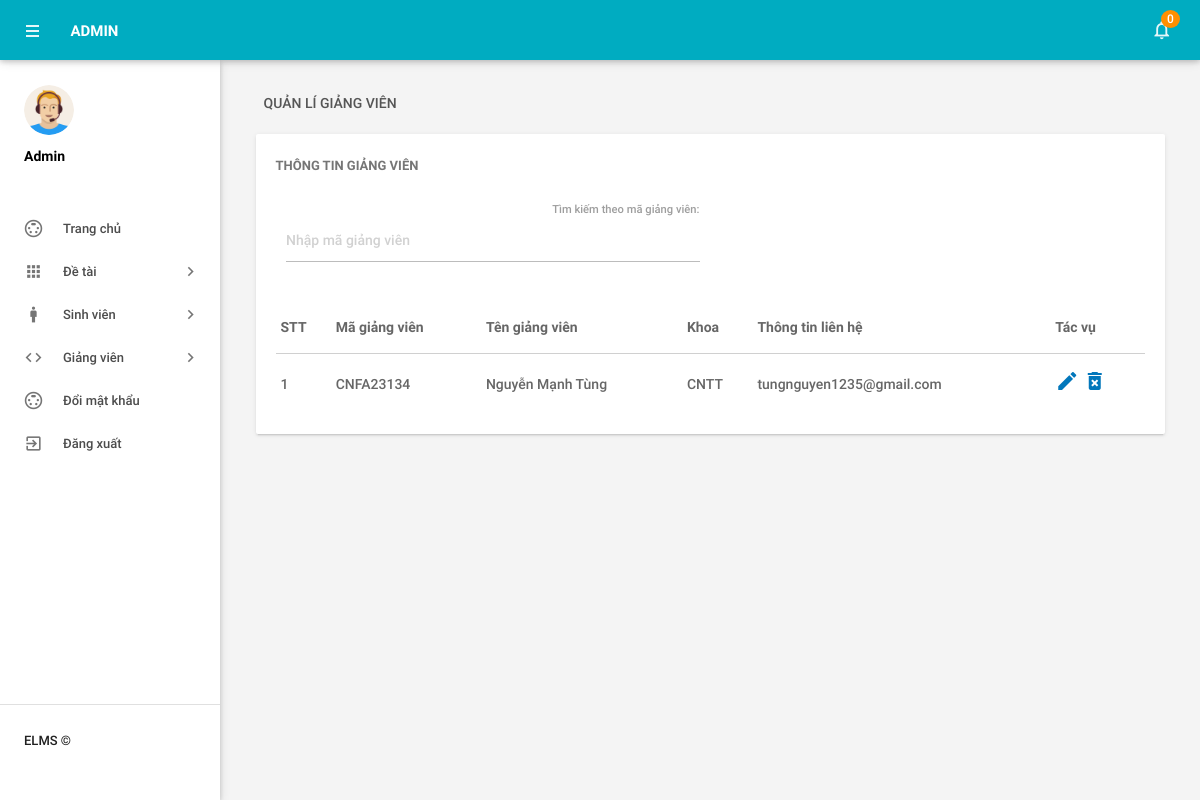
The app's page /BTL_CNPM/admin/ds_giangvien.php (signed in) with its own data.
### tables this page shows
CREATE TABLE `tblgiangvien` (
  `magiangvien` varchar(20) NOT NULL,
  `tengiangvien` varchar(50) NOT NULL,
  `khoa_giangvien` varchar(50) NOT NULL,
  `email_giangvien` varchar(100) NOT NULL,
  `mk_giangvien` varchar(30) NOT NULL
);

### BTL_CNPM/admin/ds_giangvien.php (the view, shortened to what this page needs)
<?php
include('includes/config.php');
if (strlen($_SESSION['alogin']) == 0) {
    header('location:index.php');
} else {
    ?>
<!DOCTYPE html>
    <html lang="vi">
    <head>
        <link type="text/css" rel="stylesheet" href="../assets/plugins/materialize/css/materialize.min.css" />
        <link href="../assets/plugins/material-preloader/css/materialPreloader.min.css" rel="stylesheet">
        <link href="../assets/plugins/datatables/css/jquery.dataTables.min.css" rel="stylesheet">
        <link href="../assets/css/alpha.min.css" rel="stylesheet" type="text/css" />
        <link href="../assets/css/custom.css" rel="stylesheet" type="text/css" />
    </head>
    <body>
        <?php include('includes/header.php'); ?>
        <?php include('includes/sidebar.php'); ?>
        <main class="mn-inner">
            <div class="row">
                <div class="col s12">
                    <div class="page-title">Quản lí giảng viên</div>
                </div>
                <div class="col s12 m12 l12">
                    <div class="card">
                        <div class="card-content">
                            <span class="card-title">Thông tin giảng viên</span>
                            <div class="row">
    <div class="col s6 right-align">
        <label for="searchMaGiangVien">Tìm kiếm theo mã giảng viên:</label>
        <input type="text" id="searchMaGiangVien" placeholder="Nhập mã giảng viên" />
    </div>
</div>
                            <table id="example" class="display responsive-table ">
                                <thead>
                                    <tr>
                                        <th>STT</th>
                                        <th>Mã giảng viên</th>
                                        <th>Tên giảng viên</th>
                                        <th>Khoa</th>
                                        <th>Thông tin liên hệ</th>
                                        <th>Tác vụ</th>
                                    </tr>
                                </thead>
                                <tbody>
                                    <?php $sql = "SELECT * from tblgiangvien";
                                    $query = $dbh->prepare($sql);
                                    $query->execute();
                                    $results = $query->fetchAll(PDO::FETCH_OBJ);
                                    $cnt = 1;
                                    if ($query->rowCount() > 0) {
                                        foreach ($results as $result) { ?>
                                            <tr>
                                                <td> <?php echo htmlentities($cnt); ?></td>
                                                <td><?php echo htmlentities($result->magiangvien); ?></td>
                                                <td><?php echo htmlentities($result->tengiangvien); ?></td>
                                                <td><?php echo htmlentities($result->khoa_giangvien); ?></td>
                                                <td><?php echo htmlentities($result->email_giangvien); ?></td>
                                                <td><a href="sua_giangvien.php?magiangvien=<?php echo htmlentities($result->magiangvien); ?>"><i
                                                            class="material-icons">mode_edit</i></a><a
                                                        href="ds_giangvien.php?del=<?php echo htmlentities($result->magiangvien); ?>"
                                                        onclick="return confirm('Bạn có chắc chắn muốn xóa');"> <i
                                                            class="material-icons">delete_forever</i></a></td>
                                            </tr>
                                            <?php $cnt++;
                                        }
                                    } ?>
                                </tbody>
                            </table>
                        </div>
                    </div>
                </div>
            </div>
        </main>
        </div>
        <div class="left-sidebar-hover"></div>
    </body>
    </html>
<?php } ?>

### records on screen
tblgiangvien: magiangvien "CNFA23134", tengiangvien "Nguyễn Mạnh Tùng", khoa_giangvien "CNTT", email_giangvien "tungnguyen1235@gmail.com"

### other values on screen
$unreadcount "0"
